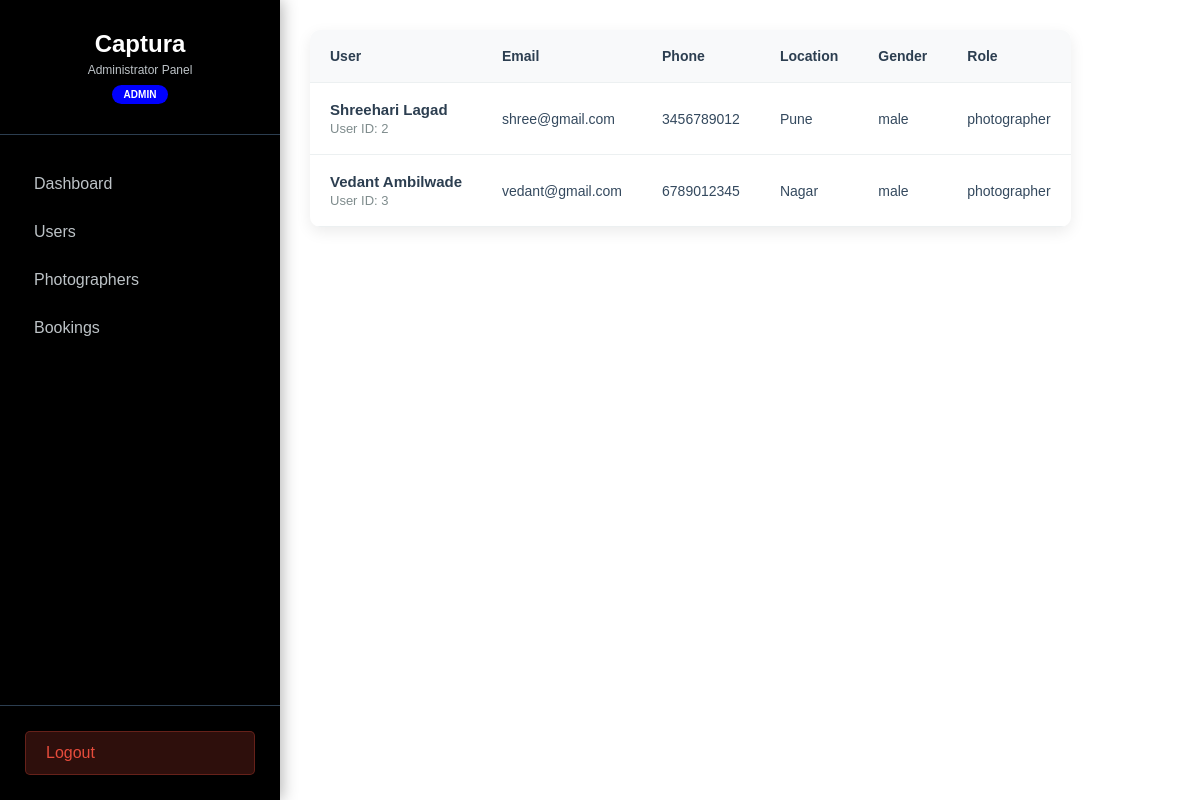
The app's page /admin/display-photographer.php with its own data.
### tables this page shows
CREATE TABLE `users` (
  `Id` int(11) NOT NULL,
  `Name` varchar(40) NOT NULL,
  `Email` text NOT NULL,
  `Phone` text NOT NULL,
  `Gender` text NOT NULL,
  `Address` text NOT NULL,
  `Password` text NOT NULL,
  `Role` text NOT NULL
);

### admin/display-photographer.php (the view, shortened to what this page needs)
<!DOCTYPE html>
<html lang="en">
<head>
    <link rel="stylesheet" href="../assets/css/admin.css">
</head>
<body style="display: flex;">
    <?php include "admin-sidebar.php"; ?>
    <div class="users-main-content">
        <div class="users-table-container">
            <table class="users-table">
                <thead>
                    <tr>
                        <th>User</th>
                        <th>Email</th>
                        <th>Phone</th>
                        <th>Location</th>
                        <th>Gender</th>
                        <th>Role</th>
                    </tr>
                </thead>
                <tbody>
                    <?php
                        include "../include/db.php";
                        $sql = "SELECT * FROM users WHERE `Role` = 'photographer'";
                        $result = $conn->query($sql);
                        if($result->num_rows > 0){
                            while($data = $result->fetch_assoc()){
                    ?>
                    <tr>
                        <td>
                            <div class="user-info">
                                <div class="user-details">
                                    <h4><?php echo $data["Name"]; ?></h4>
                                    <p>User ID: <?php echo $data["Id"]; ?></p>
                                </div>
                            </div>
                        </td>
                        <td><?php echo $data["Email"]; ?></td>
                        <td><?php echo $data["Phone"]; ?></td>
                        <td><?php echo $data["Address"]; ?></td>
                        <td><?php echo $data["Gender"] ?></td>
                        <td><?php echo $data["Role"]?></td>
                    </tr>
                    <?php }} ?>
                </tbody>
            </table>
        </div>
    </div>
</body>
</html>

### assets/css/admin.css (style rules this page uses)
* { margin: 0; padding: 0; box-sizing: border-box; }
body { font-family: Arial, Helvetica, sans-serif; }
.users-main-content { padding: 30px; background: transparent; min-height: 100vh; }
.users-table-container { background: white; border-radius: 10px; box-shadow: 0 5px 15px rgba(0, 0, 0, 0.08); overflow: hidden; }
.users-table { width: 100%; border-collapse: collapse; }
.users-table thead { background: #f8f9fa; }
.users-table th { padding: 18px 20px; text-align: left; color: #2c3e50; font-weight: 600; font-size: 14px; border-bottom: 1px solid #ecf0f1; }
.users-table td { padding: 18px 20px; border-bottom: 1px solid #ecf0f1; color: #34495e; font-size: 14px; }
.users-table tbody tr { transition: background 0.3s; }
.user-info { display: flex; align-items: center; gap: 12px; }
.user-details h4 { color: #2c3e50; margin-bottom: 3px; font-size: 15px; }
.user-details p { color: #7f8c8d; font-size: 13px; }

### records on screen
users: Name "Shreehari Lagad", Id "2", Email "shree@gmail.com", Phone "3456789012", Address "Pune", Gender "male", Role "photographer"
users: Name "Vedant Ambilwade", Id "3", Email "vedant@gmail.com", Phone "6789012345", Address "Nagar", Gender "male", Role "photographer"
